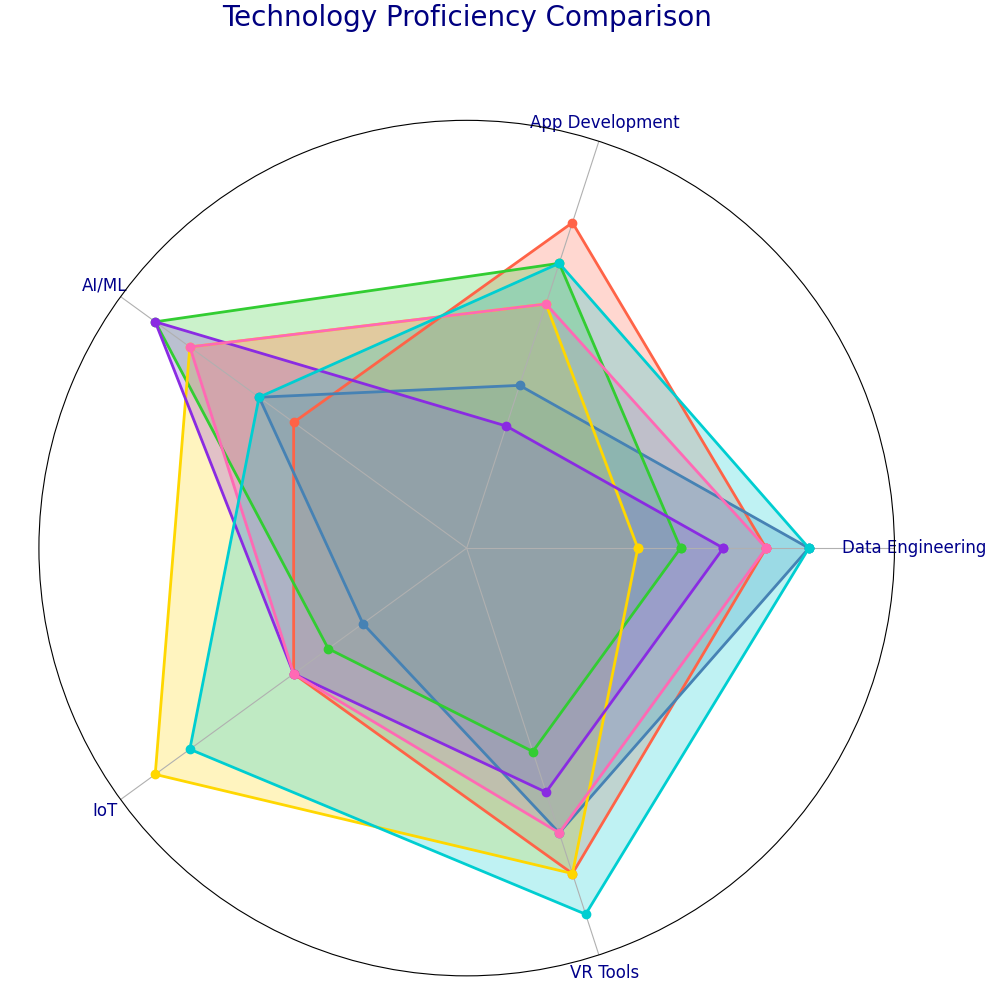

Source code (Python):
import matplotlib.pyplot as plt
import numpy as np
from math import pi

categories = ['Data Engineering', 'App Development', 'AI/ML', 'IoT', 'VR Tools']
N = len(categories)

values = {
    'Ruby': [7, 8, 5, 5, 8],
    'PHP': [8, 4, 6, 3, 7],
    'Flutter': [5, 7, 9, 4, 5],
    'Go': [4, 6, 8, 9, 8],
    'Rust': [6, 3, 9, 5, 6],
    'Kotlin': [7, 6, 8, 5, 7],
    'Swift': [8, 7, 6, 8, 9]
}

angles = np.linspace(0, 2 * pi, N, endpoint=False).tolist()
angles += angles[:1]

fig, ax = plt.subplots(figsize=(10, 10), subplot_kw=dict(polar=True))
plt.subplots_adjust(left=0.1, right=0.9, top=0.85, bottom=0.1)

colors = ['#FF6347', '#4682B4', '#32CD32', '#FFD700', '#8A2BE2', '#FF69B4', '#00CED1']

for (language, proficiency), color in zip(values.items(), colors):
    data = proficiency + proficiency[:1]
    ax.plot(angles, data, linewidth=2, linestyle='-', color=color, marker='o')
    ax.fill(angles, data, alpha=0.25, color=color)

ax.set_xticks(angles[:-1])
ax.set_xticklabels(categories, fontsize=12, color='darkblue')

ax.set_ylim(0, 10)
ax.set_yticks([])

plt.title('Technology Proficiency Comparison', size=20, color='navy', y=1.1)

plt.tight_layout()
plt.show()
